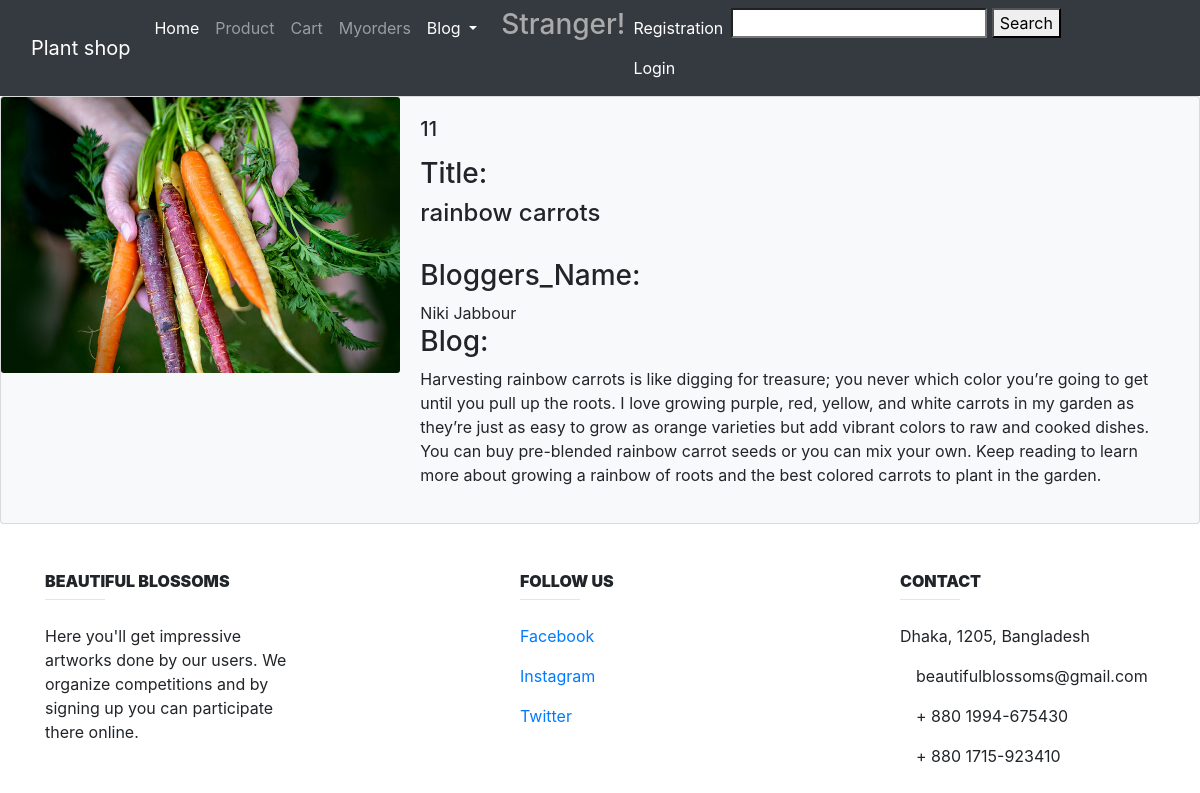
/ShowBlogs/11, run on the app's committed database.
### Blog/models.py (models this page shows, shortened)
class Blog(models.Model):
    title = models.CharField(max_length=100, default="")
    bloggers_name = models.CharField(max_length=100, default="")
    blog = models.TextField(max_length=5000, default="")
    image = models.ImageField(upload_to='images/image/',blank=True)

### Blog/views.py (the view)
# urls.py: path('ShowBlogs/<int:b_id>', Blog_views.showDetails, name='detail_view'),
def showDetails(request, b_id):
    searched_b = get_object_or_404(Blog, id=b_id)
    context = {
        'search': searched_b,
    }
    return render(request, 'Blog/show_blog_details.html', context)

### templates/Blog/show_blog_details.html (shortened to what this page needs)
{% extends 'Base_blog.html' %}
{% block content  %}
        <div class="card bg-light mb-2`" >
          <div class="row no-gutters">
            <div class="col-md-4">
              <img src="{{ search.image.url }}" class="card-img" alt="...">
            </div>
            <div class="col-md-8">
              <div class="card-body">
                <h5 class="card-title">{{ search.id }}</h5>
                <p class="card-text">
                  <h3> Title: </h3><h4> {{ search.title }}</h4> <br>
                   <h3> Bloggers_Name: </h3> {{ search.bloggers_name }} <br>
                    <h3> Blog: </h3>{{ search.blog }} <br>
                </p>
              </div>
            </div>
          </div>
        </div>
{% endblock content %}

### data on the page
Blog: image (picture), id "11", title "rainbow carrots", bloggers_name "Niki Jabbour", blog "Harvesting rainbow carrots is like digging for treasure; you never which color you’re going to get until you pull up the roots. I love growing purple, red, yellow, and white carrots in my garden as they’re just as easy to grow as orange varieties but add vibrant colors to raw and cooked dishes. You can buy pre-blended rainbow carrot seeds or you can mix your own. Keep reading to learn more about growing a rainbow of roots and the best colored carrots to plant in the garden."
